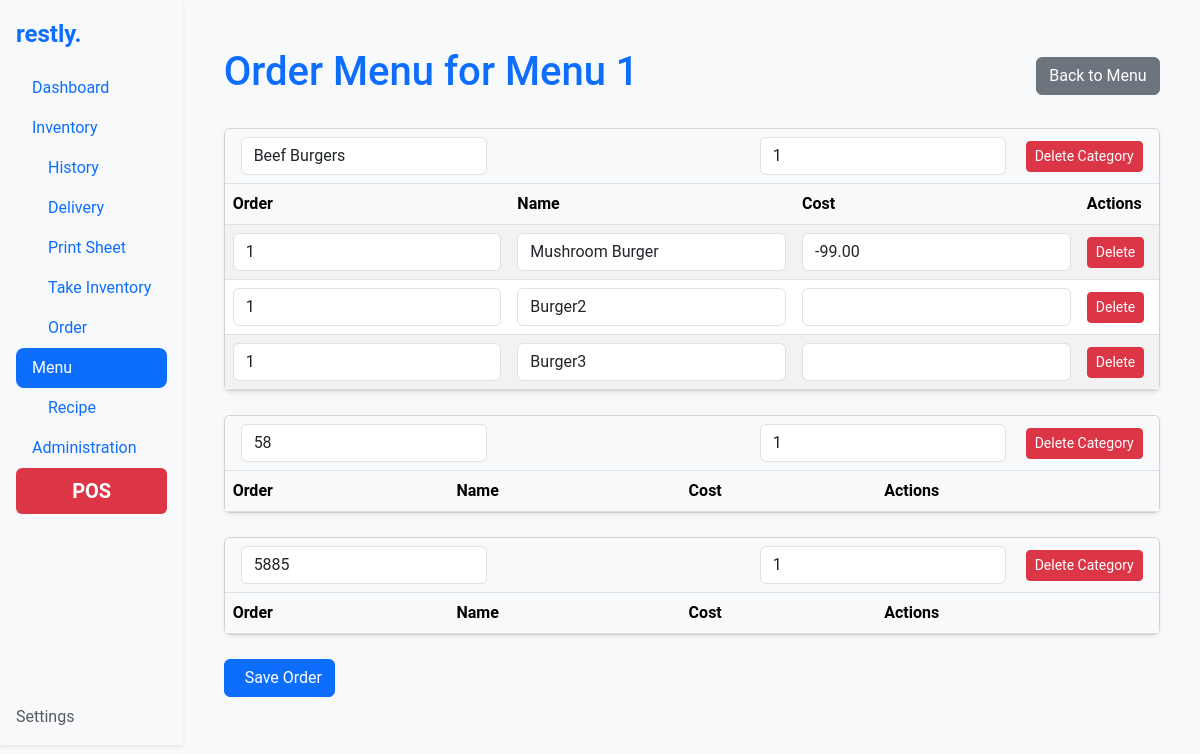
The page /menu/menu-1/order on the database its author committed.
### menu/models.py (models this page shows, shortened)
class Menu(models.Model):
    name = models.CharField(max_length=255, unique=True)
    slug = models.SlugField(max_length=255, unique=True, blank=True)
    is_active = models.BooleanField(default=False)

class MenuCategory(models.Model):
    name = models.CharField(max_length=255)
    slug = models.SlugField(max_length=255, unique=True, blank=True)
    menu = models.ForeignKey(Menu, on_delete=models.CASCADE, related_name="categories")
    order = models.PositiveIntegerField(default=1)
    class Meta:
        ordering = ['order']
        unique_together = ('name', 'menu')

class MenuItem(models.Model):
    name = models.CharField(max_length=255)
    slug = models.SlugField(max_length=255, unique=True, blank=True)
    category = models.ForeignKey(MenuCategory, on_delete=models.CASCADE, related_name="items")
    description = models.TextField(blank=True, null=True)
    cost = models.DecimalField(max_digits=10, decimal_places=2, null=True, blank=True)  # Sell price :D
    order = models.PositiveIntegerField(default=1)
    class Meta:
        ordering = ['order']

### menu/views.py (the view, shortened to what this page needs)
# urls.py: path('<str:menu_slug>/order', views.order_menu, name='order_menu'),
def order_menu(request, menu_slug):
    menu = get_object_or_404(Menu, slug=menu_slug)
    categories = menu.categories.prefetch_related(
        models.Prefetch('items', queryset=MenuItem.objects.order_by('order'))
    )
    error_messages = []  # Collect error messages for invalid updates
    category_form = MenuCategoryForm()
    context = {
        'menu': menu,
        'categories': categories,
        'category_form': category_form,
    }
    return render(request, 'menu/order_menu.html', context)

### menu/forms.py (shortened to what this page needs)
class MenuCategoryForm(forms.ModelForm):
    class Meta:
        model = MenuCategory
        fields = ['name']
        labels = {'name': 'Category Name'}
    def __init__(self, *args, **kwargs):
        self.menu = kwargs.pop('menu', None)
        super().__init__(*args, **kwargs)

### menu/templates/menu/order_menu.html (shortened to what this page needs)
{% extends 'base.html' %}
{% block content %}
<div class="container my-4">
    <div class="d-flex justify-content-between align-items-center mb-4">
        <h1 class="text-primary">Order Menu for {{ menu.name|title }}</h1>
        <a href="{% url 'menu_detail' menu.slug %}" class="btn btn-secondary">
             Back to Menu
        </a>
    </div>
    <form method="post" action="{% url 'order_menu' menu.slug %}">
        {% for category in categories %}
        <div class="card mb-4 shadow-sm">
            <div class="card-header d-flex justify-content-between align-items-center bg-light">
                <div class="d-flex align-items-center">
                    <input type="text" name="category-name-{{ category.id }}" value="{{ category.name }}"
                           class="form-control me-3 w-auto" placeholder="Category Name">
                </div>
                <div>
                    <input type="number" name="category-order-{{ category.id }}" value="{{ category.order }}"
                           class="form-control d-inline-block w-auto me-3">
                    <button type="button" class="btn btn-danger btn-sm delete-category-button"
                            data-category-id="{{ category.id }}">
                         Delete Category
                    </button>
                </div>
            </div>
            <table class="table table-striped align-middle mb-0">
                <thead class="table-light">
                    <tr>
                        <th>Order</th>
                        <th>Name</th>
                        <th>Cost</th>
                        <th>Actions</th>
                    </tr>
                </thead>
                <tbody>
                    {% for item in category.items.all %}
                    <tr data-id="{{ item.id }}">
                        <td>
                            <input type="number" name="item-order-{{ item.id }}" value="{{ item.order }}"
                                   class="form-control" />
                        </td>
                        <td>
                            <input type="text" name="item-name-{{ item.id }}" value="{{ item.name|title }}"
                                   class="form-control" />
                        </td>
                        <td>
                            <input type="number" name="item-cost-{{ item.id }}" value="{{ item.cost }}"
                                   step="0.000001" class="form-control" />
                        </td>
                        <td>
                            <button type="button" class="btn btn-danger btn-sm delete-item-button"
                                    data-id="{{ item.id }}">
                                 Delete
                            </button>
                        </td>
                    </tr>
                    {% endfor %}
                </tbody>
            </table>
        </div>
        {% endfor %}
        <button type="submit" class="btn btn-primary">
             Save Order
        </button>
    </form>
</div>
{% endblock %}

### templates/styles.css (style rules this page uses)
body { font-family: 'Roboto', sans-serif; background-color: #f8f9fa; }
.container { max-width: 960px; }
.table { margin-bottom: 0; }
.table th, .table td { vertical-align: middle; }
.card-header { background-color: #f8f9fa; border-bottom: 1px solid #dee2e6; }
.card-header .btn { margin-left: auto; }
.btn-primary { display: inline-flex; align-items: center; gap: 0.5rem; }

### rows shown on the page
Menu: name "Menu 1"
MenuCategory: name "Beef Burgers", order "1"
MenuItem: order "1", name "Mushroom Burger", cost "-99.00"
MenuItem: order "1", name "Burger2"
MenuItem: order "1", name "Burger3"
MenuCategory: name "58", order "1"
MenuCategory: name "5885", order "1"
